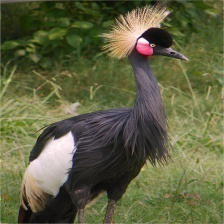
#> input picture HCM ALGORITHM AND IMAGES/2.png, 224 x 224 px, found by its file name
$ jupyter execute 'HENON MAP 2.0.ipynb'
#> lines starting #> are read from the running program, lines starting #| are printed output that depends on the picture
## **IMPORTING THE LIBRARIES**

[cell 1]
from PIL import Image
import numpy as np
import os
from matplotlib.pyplot import imshow
import matplotlib.pyplot as plt
import cv2
import random
from math import log
from google.colab.patches import cv2_imshow
from tqdm import tqdm

[cell 2]
path = '/content/drive/MyDrive/CAPSTONE/Project/HENON CHAOTIC MAP/'
name = '2'
extension = '.png'

## **DEFINING THE FUNCTIONS TO IMPLEMENT H.M**

[cell 3]
def getImageMatrix(location):
  image = Image.open(location, mode='r')
  pix = image.load()
  color = 1
  if type(pix[0,0]) == int:
    color = 0
  image_size = image.size
  image_matrix = []
  for width in range(int(image_size[0])):
    row = []
    for height in range(int(image_size[1])):
      row.append((pix[width, height]))
    image_matrix.append(row)
  return image_matrix , image_size[0], image_size[1], color

[cell 4]
# FUNCTION TO GET GRAY IMAGE MATRIX
def getImageMatrix_gray(location):
  image = Image.open(location, mode='r').convert('LA')
  pix = image.load()
  image_size = image.size
  image_matrix = []
  for width in range(int(image_size[0])):
    row = []
    for height in range(int(image_size[1])):
      row.append((pix[width, height]))
    image_matrix.append(row)
  return image_matrix, image_size[0], image_size[1]

[cell 5]
def dec(bitSequence):
  decimal=0
  for bit in bitSequence:
    decimal = decimal*2 + int(bit)
  return decimal

[cell 6]
def genHenonMap(dimension, key):
  x = key[0]
  y = key[1]

  # 'sequenceSize' is the total number of bitSequence produced
  sequenceSize = (dimension*dimension*8)

  # Each bitSequence contains 8 bits
  bitSequence = []

  # Each byteArray contains m (i.e., 512 in this case) bitSequence
  byteArray = []

  # Each TImageMatrix contains m*n byteArray (i.e., 512 byteArray in this case)
  TImageMatrix = []

  for i in range(sequenceSize):
    xN = y + 1 - 1.4*x**2
    yN = 0.3*x

    x = xN
    y = yN

    if xN <= 0.4:
      bit = 0
    else:
      bit = 1

    try:
      bitSequence.append(bit)   # if bitSequence not empty then append
    except:
      bitSequence = [bit]       # else if empty the bitSequence = [bit]

    if i%8==7:                  # when all the 8 bits are generated
      decimal = dec(bitSequence)    # convert sequence to decimal
      try:
        byteArray.append(decimal)
      except:
        byteArray = [decimal]

      bitSequence = []

    byteArraySize = dimension*8

    if i%byteArraySize == byteArraySize-1:
      try:
        TImageMatrix.append(byteArray)
      except:
        TImageMatrix = [byteArray]
      byteArray = []
  return TImageMatrix

[cell 7]
# Implementing Henon Encryption
def HenonEncryption(imageName, key):
    imageMatrix, dimensionX, dimensionY, color = getImageMatrix(imageName)
    transformationMatrix = genHenonMap(dimension, key)
    resultantMatrix = []

    for i in range(dimensionX):
        row = []
        for j in range(dimensionY):
            try:
                if color:
                    row.append(tuple([transformationMatrix[i][j] ^ x for x in imageMatrix[i][j]]))
                else:
                    row.append(transformationMatrix[i][j] ^ imageMatrix[i][j])
            except:
                if color:
                    row = [tuple([transformationMatrix[i][j] ^ x for x in imageMatrix[i][j]])]
                else :
                    row = [transformationMatrix[i][j] ^ x for x in imageMatrix[i][j]]
        try:
            resultantMatrix.append(row)
        except:
            resultantMatrix = [row]

    if color:
        im = Image.new("RGB", (dimensionX, dimensionY))
    else:
        im = Image.new("L", (dimensionX, dimensionY))       # L is for black and white pixels

    pix = im.load()
    for x in range(dimensionX):
        for y in range(dimensionY):
            pix[x, y] = resultantMatrix[x][y]
    im.save(path + "Encrypted_" + name + extension)

[cell 8]
# Henon Decryption
def HenonDecryption(imageNameEnc, key):
    imageMatrix, dimensionX, dimensionY, color = getImageMatrix(imageNameEnc)
    transformationMatrix = genHenonMap(dimension, key)
    pil_im = Image.open(imageNameEnc, 'r')
    henonDecryptedImage = []
    for i in range(dimensionX):
        row = []
        for j in range(dimensionY):
            try:
                if color:
                    row.append(tuple([transformationMatrix[i][j] ^ x for x in imageMatrix[i][j]]))
                else:
                    row.append(transformationMatrix[i][j] ^ imageMatrix[i][j])
            except:
                if color:
                    row = [tuple([transformationMatrix[i][j] ^ x for x in imageMatrix[i][j]])]
                else :
                    row = [transformationMatrix[i][j] ^ x for x in imageMatrix[i][j]]
        try:
            henonDecryptedImage.append(row)
        except:
            henonDecryptedImage = [row]
    if color:
        im = Image.new("RGB", (dimensionX, dimensionY))
    else:
        im = Image.new("L", (dimensionX, dimensionY)) # L is for Black and white pixels

    pix = im.load()
    for x in range(dimensionX):
        for y in range(dimensionY):
            pix[x, y] = henonDecryptedImage[x][y]
    im.save(path + "Decrypted_" + name + extension)

[cell 9]
# THE KEY.
key = (0.90,0.10)

## **THE ORIGINAL IMAGE**

[cell 10]
original_image = cv2.imread(path+name+extension)
#> original_image is the input picture: shape (224, 224, 3); mean B, G, R 66.2, 98.3, 96.4
cv2_imshow(original_image)

[cell 11]
# HISTOGRAM OF ORIGINAL IMAGE
plt.hist(original_image.ravel(), bins=256, range=(0.0, 256.0), fc='k', ec='k');
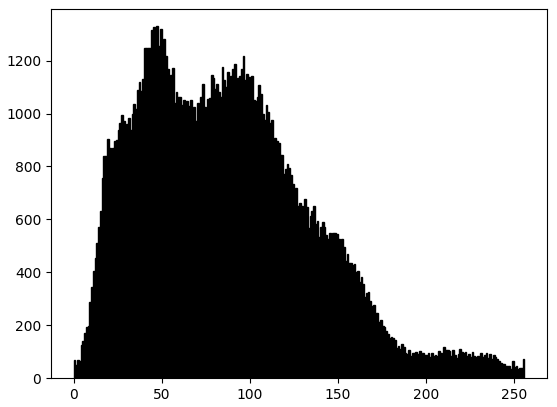
#> figure drawn by matplotlib, 1 panel; tallest bar 1330 high, from x = 47 to 48

[cell 12]
# Original Image
ImageMatrix,image_size,color = getImageMatrix_gray(path+name+extension)
#> in getImageMatrix_gray, `image = Image.open(location, mode='r').convert('LA')`:
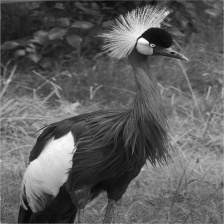
#> image: PIL image 224x224 LA; mean R, G, B, A 94.1, 94.1, 94.1, 255
#> after the loop in getImageMatrix_gray, `for width in range(int(image_size[0])):`: image_matrix = 224 items
#> ImageMatrix = 224 items; image_size = 224; color = 224
samples_x = []
samples_y = []
for i in range(1024):
  x = random.randint(0,image_size-2)
  y = random.randint(0,image_size-1)
  samples_x.append(ImageMatrix[x][y])
  samples_y.append(ImageMatrix[x+1][y])
#> this loop made 1024 passes
#> (x, y) on passes 1 to 3: (216, 98), (194, 107), (10, 66)
#> after the loop, samples_x = 1024 pairs, first value 12 to 243, second value 255 to 255; samples_y = 1024 pairs, first value 11 to 243, second value 255 to 255
plt.figure(figsize=(10,8))
plt.scatter(samples_x,samples_y,s=2)
plt.title('Adjacent Pixel Autocorrelation - Original Image', fontsize=20)
plt.show()
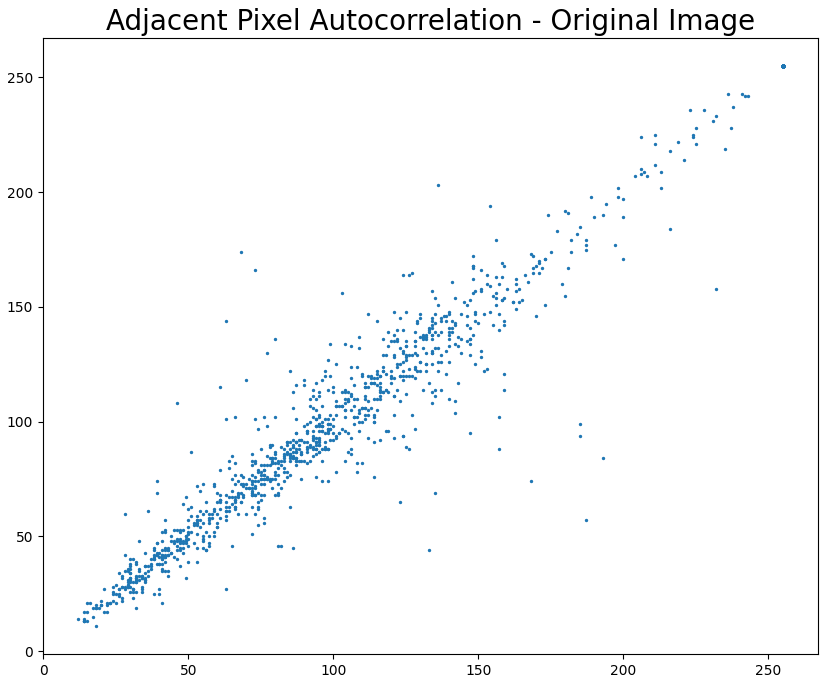
#> figure drawn by matplotlib, 1 panel

## **ENCRYPTION**

[cell 13]
rows, cols, ch = original_image.shape
#> rows = 224; cols = 224; ch = 3
dimension = rows
#> dimension = 224
dimension
#> Out = 224

[cell 14]
# Encryption
HenonEncryption(path + name + extension, key)
#> after the loop in getImageMatrix, `for width in range(int(image_size[0])):`: image_matrix = 224 items
#> in HenonEncryption, `imageMatrix, dimensionX, dimensionY, color = getImageMatrix(imageName)`: dimensionX = 224; color = 1
#> in HenonEncryption, `im = Image.new("RGB", (dimensionX, dimensionY))`: im: PIL image 224x224 RGB; every value is 0
#> in HenonEncryption, `im.save(path + "Encrypted_" + name + extension)`:
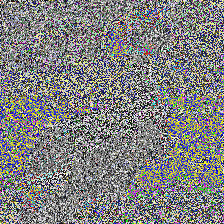
#> saved as Encrypted_2.png: PIL image 224x224 RGB; mean R, G, B 128, 128, 127.7
encrypted_image = cv2.imread(path + "Encrypted_"+name + extension)
cv2_imshow(encrypted_image)

[cell 15]
# HISTOGRAM OF ENCRYPTED IMAGE
plt.hist(encrypted_image.ravel(), bins=256, range=(0.0, 256.0), fc='k', ec='k');
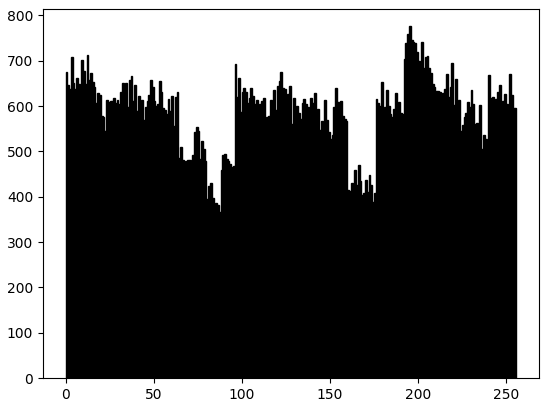
#> figure drawn by matplotlib, 1 panel; tallest bar 776 high, from x = 195 to 196

[cell 16]
# Encrypted Image
ImageMatrix,image_size,color = getImageMatrix_gray(path + "Encrypted_"+name + extension)
#> in getImageMatrix_gray (call 2), `image = Image.open(location, mode='r').convert('LA')`:
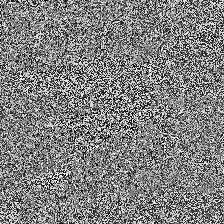
#> image: PIL image 224x224 LA; mean R, G, B, A 128, 128, 128, 255
samples_x = []
samples_y = []
for i in range(1024):
  x = random.randint(0,image_size-2)
  y = random.randint(0,image_size-1)
  samples_x.append(ImageMatrix[x][y])
  samples_y.append(ImageMatrix[x+1][y])
plt.figure(figsize=(10,8))
plt.scatter(samples_x,samples_y,s=2)
plt.title('Adjacent Pixel Autocorrelation - Encrypted Image', fontsize=20)
plt.show()
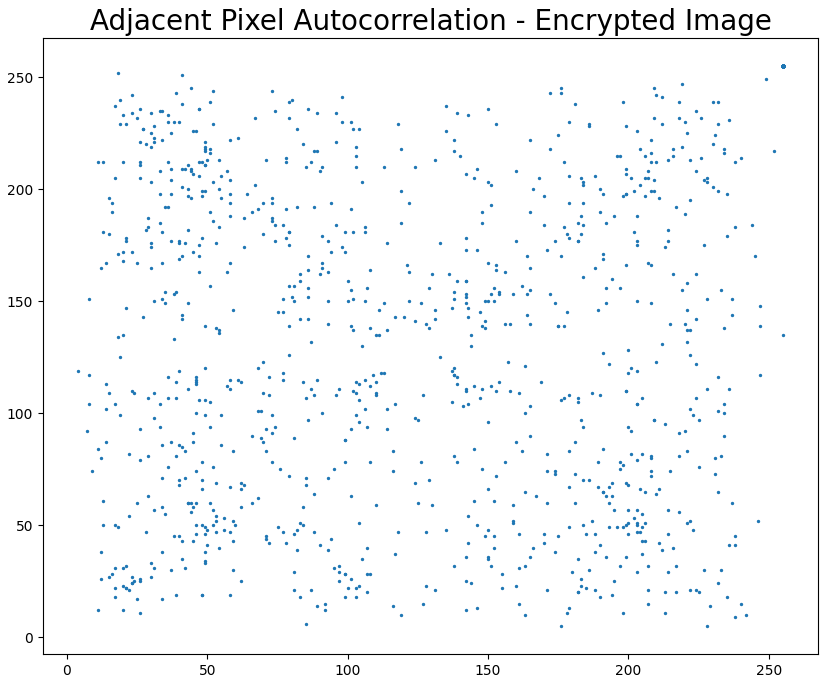
#> figure drawn by matplotlib, 1 panel

## **DECRYPTION**

[cell 17]
HenonDecryption(path + "Encrypted_" + name + extension, key)
decrypted_image = cv2.imread(path + "Decrypted_" + name + extension)
cv2_imshow(decrypted_image)

[cell 18]
# HISTOGRAM OF DECRYPTED IMAGE
plt.hist(decrypted_image.ravel(), bins=256, range=(0.0, 256.0), fc='k', ec='k');

[cell 19]
# Decrypted Image
ImageMatrix,image_size,color = getImageMatrix_gray(path + "Decrypted_"+name + extension)
samples_x = []
samples_y = []
for i in range(1024):
  x = random.randint(0,image_size-2)
  y = random.randint(0,image_size-1)
  samples_x.append(ImageMatrix[x][y])
  samples_y.append(ImageMatrix[x+1][y])
plt.figure(figsize=(10,8))
plt.scatter(samples_x,samples_y,s=2)
plt.title('Adjacent Pixel Autocorrelation - Decrypted Image', fontsize=20)
plt.show()
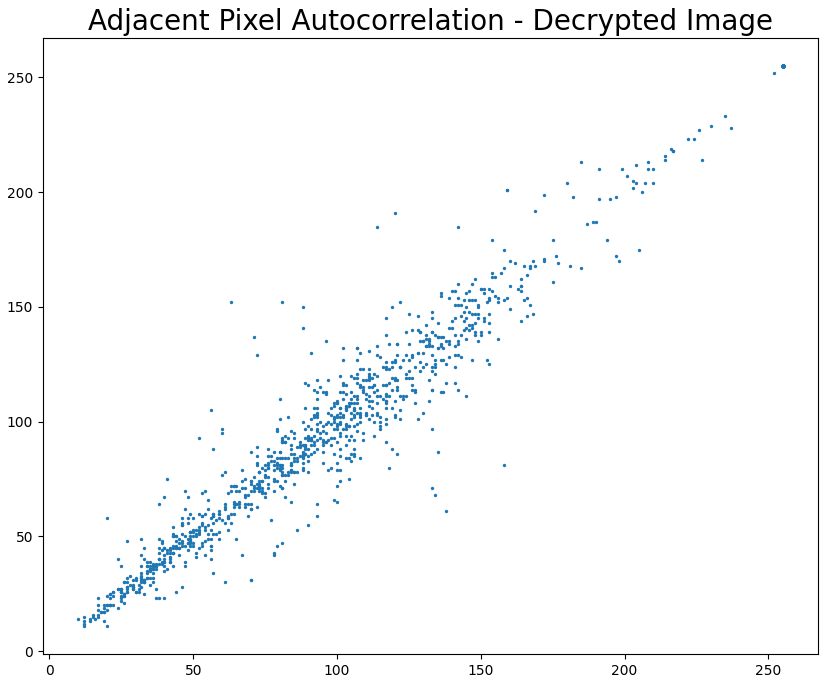
#> figure drawn by matplotlib, 1 panel

## **CALCULATING THE CORRELATION COEFFICIENT**

[cell 20]
from numpy import asarray

[cell 21]
# GENERATING THE ORIGINAL IMAGE ARRAY
original_image_array = cv2.imread(path + name + extension)
original_image_array = asarray(original_image_array)
original_image_array = original_image_array.reshape(-1)

[cell 22]
# GENERATINGTHE ENCRYPTED IMAGE ARRAY
encrypted_image_array = cv2.imread(path + "Encrypted_" + name + extension)
encrypted_image_array = asarray(encrypted_image_array)
encrypted_image_array = encrypted_image_array.reshape(-1)

[cell 23]
# GENERATINGTHE DECRYPTED IMAGE ARRAY
decrypted_image_array = cv2.imread(path + "Decrypted_" + name + extension)
decrypted_image_array = asarray(decrypted_image_array)
decrypted_image_array = decrypted_image_array.reshape(-1)

[cell 24]
# ORIGINAL VS ENCRYPTED CORRELATION COEFFICIENT
np.corrcoef(original_image_array, encrypted_image_array)
#> Out = [[1, -0.00138], [-0.00138, 1]]

[cell 25]
# ORIGINAL VS DECRYPTED CORRELATION COEFFICIENT
np.corrcoef(original_image_array, decrypted_image_array)
#> Out = [[1, 1], [1, 1]]

$ run again, with HCM ALGORITHM AND IMAGES/1.png copied over HCM ALGORITHM AND IMAGES/2.png
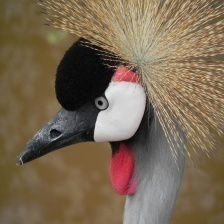
#> input picture HCM ALGORITHM AND IMAGES/1.png, 224 x 224 px, found by its file name
#> original_image is the input picture: shape (224, 224, 3); mean B, G, R 83, 105.5, 122.8
#> in getImageMatrix_gray, `image = Image.open(location, mode='r').convert('LA')`:
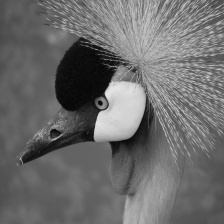
#> image: PIL image 224x224 LA; mean R, G, B, A 108.1, 108.1, 108.1, 255
#> after the loop in getImageMatrix_gray, `for width in range(int(image_size[0])):`: image_matrix = 224 items
#> `ImageMatrix,image_size,color = getImageMatrix_gray(path+name+extension)`: image_size = 224
#> the loop `for i in range(1024):` made 1024 passes
#> (x, y) on passes 1 to 3: (216, 98), (194, 107), (10, 66)
#> after the loop `for i in range(1024):`: samples_x = 1024 pairs, first value 6 to 223, second value 255 to 255; samples_y = 1024 pairs, first value 7 to 224, second value 255 to 255
#> after the loop in getImageMatrix, `for width in range(int(image_size[0])):`: image_matrix = 224 items
#> in HenonEncryption, `imageMatrix, dimensionX, dimensionY, color = getImageMatrix(imageName)`: dimensionX = 224; color = 1
#> im: PIL image 224x224 RGB; every value is 0
#> `plt.show()`:
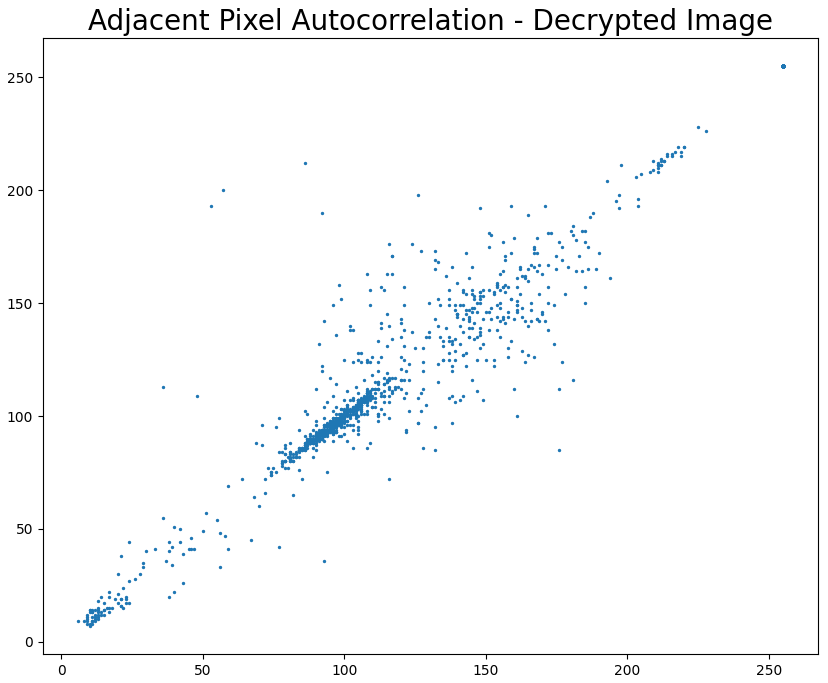
#> figure drawn by matplotlib, 1 panel
#> `np.corrcoef(original_image_array, encrypted_image_array)`: Out = [[1, -0.0058], [-0.0058, 1]]
#> `np.corrcoef(original_image_array, decrypted_image_array)`: Out = [[1, 1], [1, 1]]

$ run again, with HCM ALGORITHM AND IMAGES/3.png copied over HCM ALGORITHM AND IMAGES/2.png
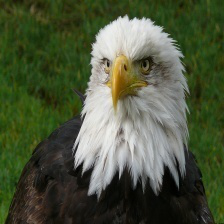
#> input picture HCM ALGORITHM AND IMAGES/3.png, 224 x 224 px, found by its file name
#> original_image is the input picture: shape (224, 224, 3); mean B, G, R 61, 86.9, 77.6
#> in getImageMatrix_gray, `image = Image.open(location, mode='r').convert('LA')`:
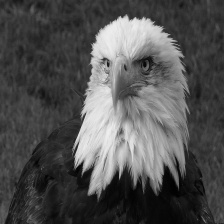
#> image: PIL image 224x224 LA; mean R, G, B, A 81.2, 81.2, 81.2, 255
#> after the loop in getImageMatrix_gray, `for width in range(int(image_size[0])):`: image_matrix = 224 items
#> `ImageMatrix,image_size,color = getImageMatrix_gray(path+name+extension)`: image_size = 224
#> the loop `for i in range(1024):` made 1024 passes
#> (x, y) on passes 1 to 3: (216, 98), (194, 107), (10, 66)
#> after the loop `for i in range(1024):`: samples_x = 1024 pairs, first value 2 to 239, second value 255 to 255; samples_y = 1024 pairs, first value 1 to 236, second value 255 to 255
#> after the loop in getImageMatrix, `for width in range(int(image_size[0])):`: image_matrix = 224 items
#> in HenonEncryption, `imageMatrix, dimensionX, dimensionY, color = getImageMatrix(imageName)`: dimensionX = 224; color = 1
#> im: PIL image 224x224 RGB; every value is 0
#> `plt.show()`:
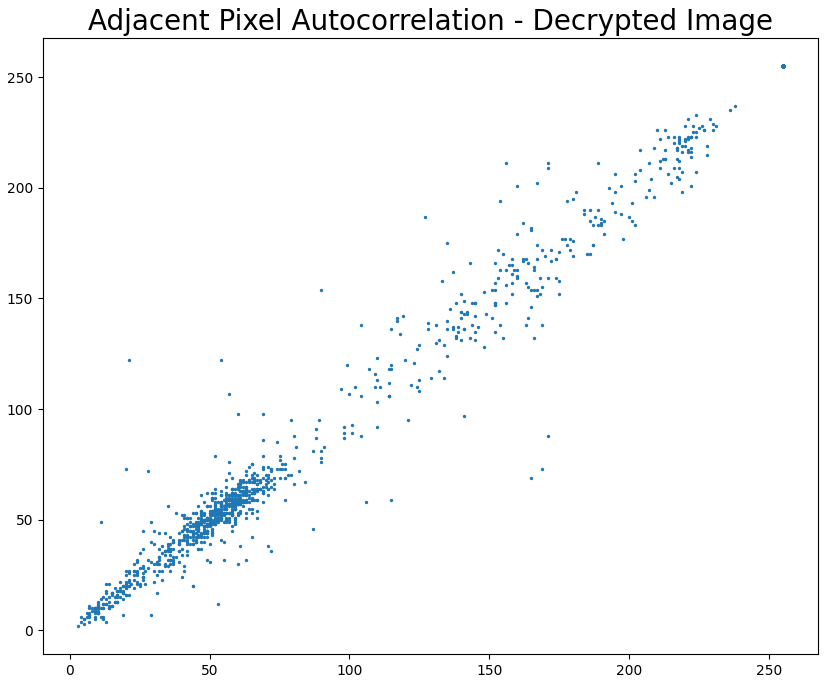
#> figure drawn by matplotlib, 1 panel
#> `np.corrcoef(original_image_array, encrypted_image_array)`: Out = [[1, -0.00552], [-0.00552, 1]]
#> `np.corrcoef(original_image_array, decrypted_image_array)`: Out = [[1, 1], [1, 1]]
